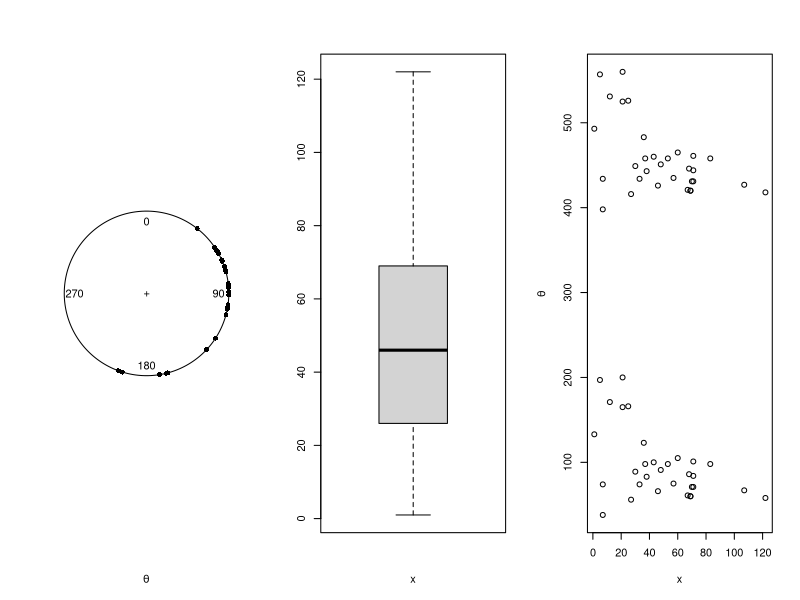

This figure's R source:
library(circular)


### Name: fisherB20
### Title: B.20 Movements of blue periwinkles.
### Aliases: fisherB20 fisherB20c
### Keywords: datasets

### ** Examples

data(fisherB20)
data(fisherB20c)
par(mfcol=c(1,3))
plot(fisherB20c$theta, xlab=expression(theta))
boxplot(fisherB20c$x, xlab="x")
plot(c(fisherB20$x, fisherB20$x), c(fisherB20$theta,
  fisherB20$theta+360), xlab="x", ylab=expression(theta))
